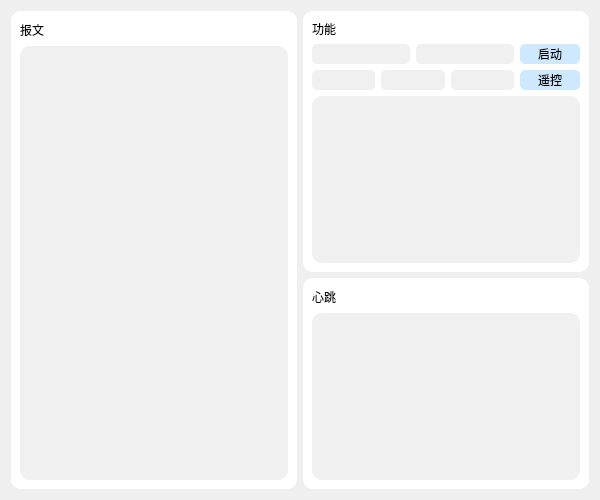
<?xml version="1.0" encoding="UTF-8"?>
<ui version="4.0">
 <class>KBQWidget</class>
 <widget class="QWidget" name="KBQWidget">
  <property name="geometry">
   <rect>
    <x>0</x>
    <y>0</y>
    <width>600</width>
    <height>500</height>
   </rect>
  </property>
  <property name="windowTitle">
   <string>Form</string>
  </property>
  <layout class="QGridLayout" name="gridLayout" rowstretch="0,0" columnstretch="1,1" rowminimumheight="0,0">
   <item row="0" column="0" rowspan="2">
    <widget class="QFrame" name="frame_msg">
     <property name="styleSheet">
      <string notr="true">border-radius:10px;
background-color: rgb(255, 255, 255);</string>
     </property>
     <property name="frameShape">
      <enum>QFrame::NoFrame</enum>
     </property>
     <layout class="QVBoxLayout" name="verticalLayout">
      <item>
       <widget class="QLabel" name="label_msg">
        <property name="sizePolicy">
         <sizepolicy hsizetype="Preferred" vsizetype="Fixed">
          <horstretch>0</horstretch>
          <verstretch>20</verstretch>
         </sizepolicy>
        </property>
        <property name="minimumSize">
         <size>
          <width>0</width>
          <height>20</height>
         </size>
        </property>
        <property name="styleSheet">
         <string notr="true">border:none;</string>
        </property>
        <property name="text">
         <string>报文</string>
        </property>
       </widget>
      </item>
      <item>
       <widget class="QPlainTextEdit" name="plainTextEdit_msg">
        <property name="styleSheet">
         <string notr="true">border:none;
background-color: rgb(240, 240, 240);</string>
        </property>
       </widget>
      </item>
     </layout>
    </widget>
   </item>
   <item row="0" column="1">
    <widget class="QFrame" name="frame_func">
     <property name="styleSheet">
      <string notr="true">border-radius:10px;
background-color: rgb(255, 255, 255);</string>
     </property>
     <property name="frameShape">
      <enum>QFrame::NoFrame</enum>
     </property>
     <layout class="QVBoxLayout" name="verticalLayout_3">
      <item>
       <widget class="QLabel" name="label_fuc">
        <property name="text">
         <string>功能</string>
        </property>
       </widget>
      </item>
      <item>
       <layout class="QHBoxLayout" name="horizontalLayout">
        <item>
         <widget class="QLineEdit" name="lineEdit_ip">
          <property name="minimumSize">
           <size>
            <width>0</width>
            <height>20</height>
           </size>
          </property>
          <property name="maximumSize">
           <size>
            <width>16777215</width>
            <height>20</height>
           </size>
          </property>
          <property name="styleSheet">
           <string notr="true">border-radius:5px;
background-color: rgb(240, 240, 240);</string>
          </property>
         </widget>
        </item>
        <item>
         <widget class="QLineEdit" name="lineEdit_port">
          <property name="minimumSize">
           <size>
            <width>0</width>
            <height>20</height>
           </size>
          </property>
          <property name="maximumSize">
           <size>
            <width>16777215</width>
            <height>20</height>
           </size>
          </property>
          <property name="styleSheet">
           <string notr="true">border-radius:5px;
background-color: rgb(240, 240, 240);</string>
          </property>
         </widget>
        </item>
        <item>
         <widget class="QPushButton" name="btn_start_close">
          <property name="sizePolicy">
           <sizepolicy hsizetype="Fixed" vsizetype="Fixed">
            <horstretch>0</horstretch>
            <verstretch>0</verstretch>
           </sizepolicy>
          </property>
          <property name="minimumSize">
           <size>
            <width>60</width>
            <height>20</height>
           </size>
          </property>
          <property name="maximumSize">
           <size>
            <width>60</width>
            <height>20</height>
           </size>
          </property>
          <property name="styleSheet">
           <string notr="true">QPushButton {
border-radius:5px;
background-color: rgb(205, 232, 255);
}

QPushButton:hover {
    background-color: rgb(255, 165, 0);
}</string>
          </property>
          <property name="text">
           <string>启动</string>
          </property>
         </widget>
        </item>
       </layout>
      </item>
      <item>
       <layout class="QHBoxLayout" name="horizontalLayout_2">
        <item>
         <widget class="QLineEdit" name="lineEdit_2">
          <property name="minimumSize">
           <size>
            <width>0</width>
            <height>20</height>
           </size>
          </property>
          <property name="maximumSize">
           <size>
            <width>16777215</width>
            <height>20</height>
           </size>
          </property>
          <property name="styleSheet">
           <string notr="true">border-radius:5px;
background-color: rgb(240, 240, 240);</string>
          </property>
         </widget>
        </item>
        <item>
         <widget class="QLineEdit" name="lineEdit_4">
          <property name="minimumSize">
           <size>
            <width>0</width>
            <height>20</height>
           </size>
          </property>
          <property name="maximumSize">
           <size>
            <width>16777215</width>
            <height>20</height>
           </size>
          </property>
          <property name="styleSheet">
           <string notr="true">border-radius:5px;
background-color: rgb(240, 240, 240);</string>
          </property>
         </widget>
        </item>
        <item>
         <widget class="QLineEdit" name="lineEdit_5">
          <property name="minimumSize">
           <size>
            <width>0</width>
            <height>20</height>
           </size>
          </property>
          <property name="maximumSize">
           <size>
            <width>16777215</width>
            <height>20</height>
           </size>
          </property>
          <property name="styleSheet">
           <string notr="true">border-radius:5px;
background-color: rgb(240, 240, 240);</string>
          </property>
         </widget>
        </item>
        <item>
         <widget class="QPushButton" name="pushButton_2">
          <property name="sizePolicy">
           <sizepolicy hsizetype="Fixed" vsizetype="Fixed">
            <horstretch>0</horstretch>
            <verstretch>0</verstretch>
           </sizepolicy>
          </property>
          <property name="minimumSize">
           <size>
            <width>60</width>
            <height>20</height>
           </size>
          </property>
          <property name="maximumSize">
           <size>
            <width>60</width>
            <height>20</height>
           </size>
          </property>
          <property name="styleSheet">
           <string notr="true">QPushButton {
border-radius:5px;
background-color: rgb(205, 232, 255);
}

QPushButton:hover {
    background-color: rgb(255, 165, 0);
}</string>
          </property>
          <property name="text">
           <string>遥控</string>
          </property>
         </widget>
        </item>
       </layout>
      </item>
      <item>
       <widget class="QPlainTextEdit" name="plainTextEdit_func">
        <property name="styleSheet">
         <string notr="true">background-color: rgb(240, 240, 240);</string>
        </property>
       </widget>
      </item>
     </layout>
    </widget>
   </item>
   <item row="1" column="1">
    <widget class="QFrame" name="frame_heartbeat">
     <property name="styleSheet">
      <string notr="true">border-radius:10px;
background-color: rgb(255, 255, 255);</string>
     </property>
     <property name="frameShape">
      <enum>QFrame::NoFrame</enum>
     </property>
     <layout class="QVBoxLayout" name="verticalLayout_2">
      <item>
       <widget class="QLabel" name="label_heartbeat">
        <property name="sizePolicy">
         <sizepolicy hsizetype="Preferred" vsizetype="Fixed">
          <horstretch>0</horstretch>
          <verstretch>20</verstretch>
         </sizepolicy>
        </property>
        <property name="minimumSize">
         <size>
          <width>0</width>
          <height>20</height>
         </size>
        </property>
        <property name="styleSheet">
         <string notr="true">border:none;</string>
        </property>
        <property name="text">
         <string>心跳</string>
        </property>
       </widget>
      </item>
      <item>
       <widget class="QPlainTextEdit" name="plainTextEdit_heartbeat">
        <property name="styleSheet">
         <string notr="true">background-color: rgb(240, 240, 240);</string>
        </property>
       </widget>
      </item>
     </layout>
    </widget>
   </item>
  </layout>
 </widget>
 <resources/>
 <connections/>
</ui>
